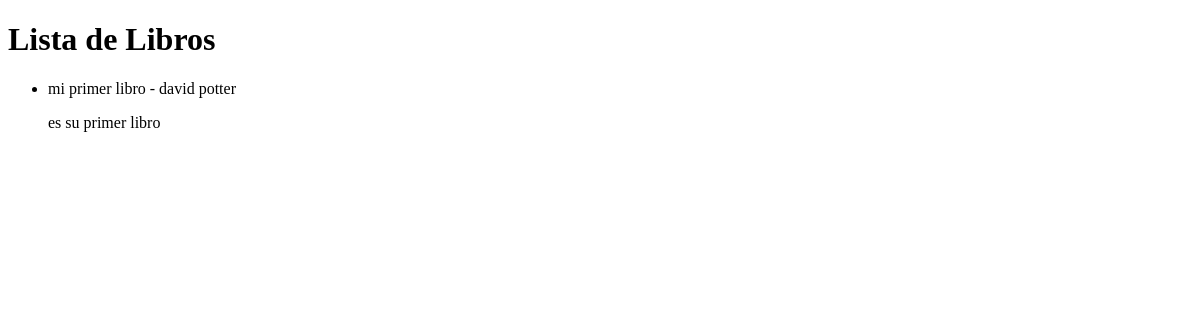
Before: /biblioteca/libros/ with the older database file.
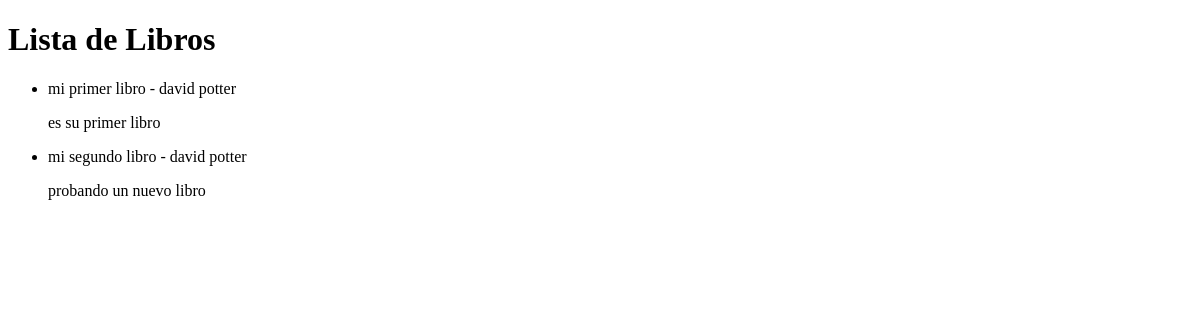
After: the same page with the newer database file.
### biblioteca/models.py (models this page shows, shortened)
class Libro(models.Model):
    titulo = models.CharField(max_length=100, help_text='Ingrese el título del libro')
    autor = models.CharField(max_length=50, help_text='Ingrese el nombre del autor')
    resumen = models.TextField()
    año_publicacion = models.IntegerField(validators=[validar_año_publicacion])

### biblioteca/views.py (the view)
# urls.py: path('libros/', views.lista_libros, name='lista_libros'),
def lista_libros(request):
    libros = Libro.objects.all()
    return render(request, 'biblioteca/lista_libros.html', {'libros': libros})

### biblioteca/templates/biblioteca/lista_libros.html (shortened to what this page needs)
<!DOCTYPE html>
<html>
<head>
</head>
<body>
    <h1>Lista de Libros</h1>
    <ul>
        {% for libro in libros %}
            <li>{{ libro.titulo }} - {{ libro.autor }}</li>
            <p>{{ libro.resumen }}</p>
        {% endfor %}
    </ul>
</body>
</html>

Changed rows visible on the page:
added Libro: titulo "mi segundo libro", autor "david potter", resumen "probando un nuevo libro"
